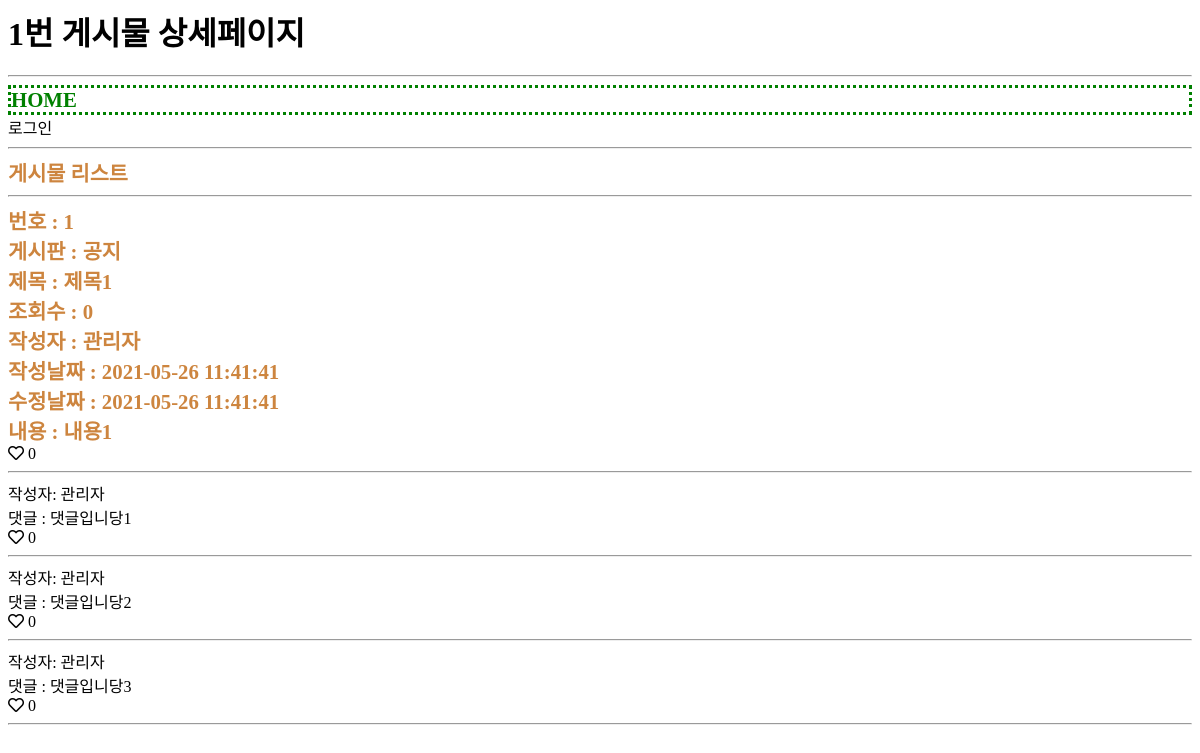
/usr/article/detail.php?id=1, run on the app's committed database.
### tables this page shows
CREATE TABLE article(
	id INT(10) UNSIGNED NOT NULL PRIMARY KEY AUTO_INCREMENT,
	regDate DATETIME NOT NULL,
	updateDate DATETIME NOT NULL,
	memberId INT(10) UNSIGNED NOT NULL,
	boardId INT(10) UNSIGNED NOT NULL,
	liked INT(10) UNSIGNED NOT NULL,
	`count` INT(10) UNSIGNED NOT NULL,
	title VARCHAR(100) NOT NULL,
	`body` TEXT NOT NULL
);

CREATE TABLE board(
    id INT(10) UNSIGNED NOT NULL PRIMARY KEY AUTO_INCREMENT,
    regDate DATETIME NOT NULL,
    updateDate DATETIME NOT NULL,
    memberId INT(10) UNSIGNED NOT NULL,
    `name` VARCHAR(100) NOT NULL,
    `code` VARCHAR(100) NOT NULL
);

CREATE TABLE `member`(
	id INT(10) UNSIGNED NOT NULL PRIMARY KEY AUTO_INCREMENT,
	delStatus INT(1) UNSIGNED NOT NULL,
	regDate DATETIME NOT NULL,
	updateDate DATETIME NOT NULL,
	loginId CHAR(20) NOT NULL,
	loginPw CHAR(100) NOT NULL,
	`name` CHAR(20) NOT NULL,
	nickname CHAR(20) NOT NULL,
	cellphoneNo CHAR(20) NOT NULL,
	email CHAR(100) NOT NULL
);

CREATE TABLE reply(
	id INT(10) UNSIGNED NOT NULL PRIMARY KEY AUTO_INCREMENT,
	regDate DATETIME NOT NULL,
	updateDate DATETIME NOT NULL,
	memberId INT(10) UNSIGNED NOT NULL,
	relTypeCode VARCHAR(100) NOT NULL,    
	relId INT(10) UNSIGNED NOT NULL,      
	liked INT (10) UNSIGNED NOT NULL,
	`body` TEXT NOT NULL
);

### util.php (called while the page is built, shortened)
<?php
function DB__getRow($sql) {
  global $dbConn;
  $rs = mysqli_query($dbConn, $sql);
  $row = mysqli_fetch_assoc($rs);
  return $row;
}
function DB__getRows($sql) {
  global $dbConn;
  $rs = mysqli_query($dbConn, $sql);
  $rows = [];
  while ( $row = mysqli_fetch_assoc($rs) ) {
    $rows[] = $row;
  }
  return $rows;
}
function getIntValueOr(&$value, $defaultValue) {
  if ( isset($value) ) {
    return intval($value);
  }
  return $defaultValue;
}
?>

### usr/article/detail.php (the view, shortened to what this page needs)
<?php
require_once $_SERVER['DOCUMENT_ROOT'] . '/webInit.php';
$articleId = getIntValueOr($_GET['id'], 0);
$sql = "
SELECT * FROM article
WHERE id = ${articleId};
";
$article = DB__getRow($sql);
$sqlGetMemberById = "
SELECT * FROM member
WHERE id = ${article['memberId']};
";
$sqlGetBoardById = "
SELECT * FROM board
WHERE id = ${article['boardId']};
";
$member = DB__getRow($sqlGetMemberById);
$board = DB__getRow($sqlGetBoardById);
$memberId = $member['id'];
?>
    <?php
        if(isset($_SESSION['loginedMemberId'])){
        $loginedMemberId = $_SESSION['loginedMemberId'];
        $sqlGetHeart = "
        SELECT digitalCode FROM articleLiked
        WHERE memberId = ${loginedMemberId}
        AND articleId = ${articleId};
        ";
        $array = DB__getRow($sqlGetHeart);
        if(!empty($array))  {
        $heart = $array['digitalCode'];
        }else{
            $sqlInsertZero = "
            INSERT INTO articleLiked
            SET memberId = ${memberId},
            articleId = ${articleId},
            digitalCode = 0;
            ";
            mysqli_query($dbConn, $sqlInsertZero);
            $heart = 0;
        }
    }else{
        $heart = 0;
    }
    ?>
<?php require_once __DIR__ . "/../head.php";
?>
<div><a href="list.php">게시물 리스트</a></div>
<hr>
<div>
    번호 : <?=$article['id']?><br>
    게시판 : <?=$board['name']?><br>
    제목 : <?=$article['title']?><br>
    조회수 : <?=$article['count']?><br>
    작성자 : <?=$member['nickname']?><br>
    작성날짜 : <?=$article['regDate']?><br>
    수정날짜 : <?=$article['updateDate']?><br>
    내용 : <?=$article['body']?><br>
</div>
<?php if($heart == 1){ ?>
    <a href="liked.php?memberId=<?=$loginedMemberId?>&articleId=<?=$articleId?>&digitalCode=0"><i style="color:red;" class="fas fa-heart"></i></a>
<?php }else{ ?>
    <a href="liked.php?memberId=<?=$loginedMemberId?>&articleId=<?=$articleId?>&digitalCode=1"><i class="far fa-heart"></i></a>
<?php        } ?>
<?=
$article['liked'];
?>
<br>
<hr>
<?php
require_once __DIR__ . '/../reply/list.php';
?>
<?php require_once __DIR__ . "/../foot.php";
?>

### usr/reply/list.php (shortened to what this page needs)
  <?php
  require_once $_SERVER['DOCUMENT_ROOT']. '/webInit.php';
  ?>
  <?php
  $sqlGetReplies = "
  SELECT * FROM reply
  WHERE relId = ${articleId}
  ";
  $replies = DB__getRows($sqlGetReplies);
  ?>
  <?php foreach($replies as $reply){ ?>
    <?php
      $memberId = $reply['memberId'];
      $articleId = $reply['relId'];
      $replyId = $reply['id'];
      ?>
  <?php
  if(isset($_SESSION['loginedMemberId'])){
  $loginedMemberId = $_SESSION['loginedMemberId'];
  $sqlGetReplyHeart = "
  SELECT digitalCode FROM replyLiked
  WHERE memberId = ${loginedMemberId}
  AND articleId = ${articleId}
  AND replyId = ${replyId}
  ";
  $replyArray = DB__getRow($sqlGetReplyHeart);
  if(!empty($replyArray)){
  $replyHeart = $replyArray['digitalCode'];
  }else{
    $sqlReplyInsertZero = "
    INSERT INTO replyLiked
    SET memberId = ${loginedMemberId},
    articleId = ${articleId},
    replyId = ${replyId},
    digitalCode = 0;
    ";
    mysqli_query($dbConn, $sqlReplyInsertZero);
    $replyHeart = 0;
  }
}else{
  $replyHeart = 0;
}
?>
  <?php
    $sqlGetMember = "
    SELECT * FROM `member`
    WHERE id = ${memberId}
    ";
    $member = DB__getRow($sqlGetMember);
    ?>
        작성자: <?=$member['nickname']?><br>
        댓글 : <?=$reply['body']?><br>
        <?php if($replyHeart == 1){ ?>
        <a href="/usr/reply/liked.php?memberId=<?=$loginedMemberId?>&articleId=<?=$reply['relId']?>&replyId=<?=$reply['id']?>&digitalCode=0"><i style="color:red;" class="fas fa-heart"></i></a>
        <?php }else{ ?>
        <a href="/usr/reply/liked.php?memberId=<?=$loginedMemberId?>&articleId=<?=$reply['relId']?>&replyId=<?=$reply['id']?>&digitalCode=1"><i class="far fa-heart"></i></a>
        <?php        } ?>
        <?=
        $reply['liked'];
        ?>
        <hr>
  <?php } ?>

### common.css (style rules this page uses)
body, ul, li { list-style: none; }
a { text-decoration: none; color: inherit; }
div { font-size:1.3rem; font-weight: bold; color: peru; }

### data on the page
article: id "1", title "제목1", count "0", regDate "2021-05-26 11:41:41", updateDate "2021-05-26 11:41:41", body "내용1", liked "0"
board: name "공지"
member: nickname "관리자"
reply: memberId.nickname "관리자", body "댓글입니당1", liked "0"
reply: memberId.nickname "관리자", body "댓글입니당2", liked "0"
reply: memberId.nickname "관리자", body "댓글입니당3", liked "0"

### other printed values
$pageTitle "1번 게시물 상세페이지"
